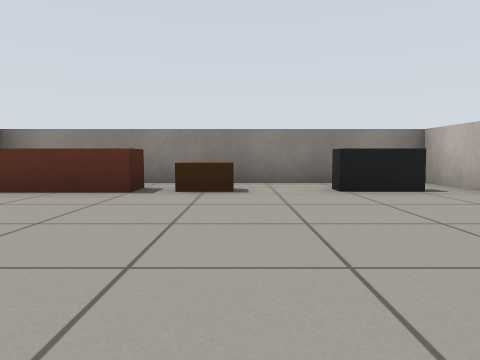
view 1 (above)

24 first-person views from a walk through a world built for the Gazebo simulator. The camera is 0.5 m above the floor, tilts 4° down and sees 70° across. The floor is counted in squares, 1 m on a side. Each view is taken from the middle of a square. On the plan, view 1 faces up. The plan holds only what a view shows up to about 9 squares ahead; the rest is blank. The place goes on beyond the plan.

view 2
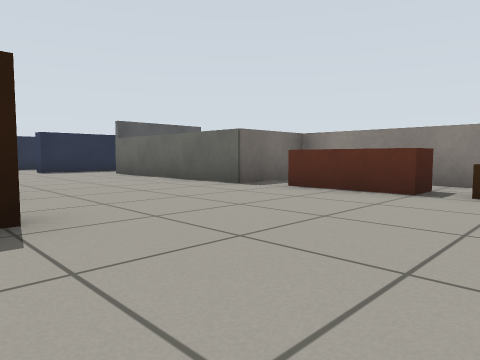

view 3
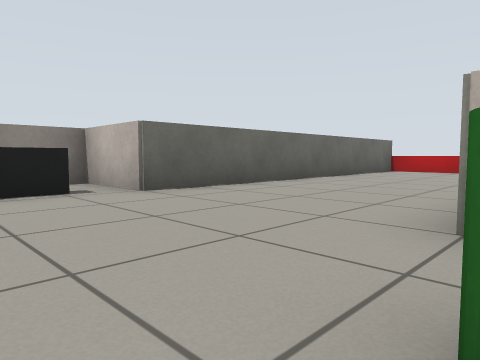

view 4
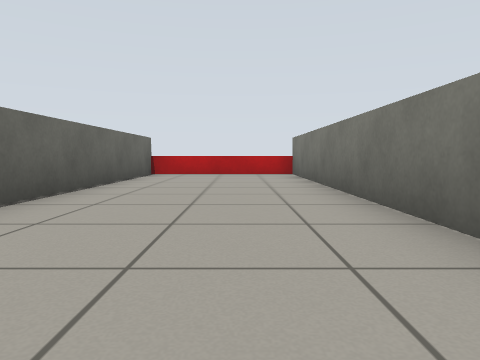

view 5
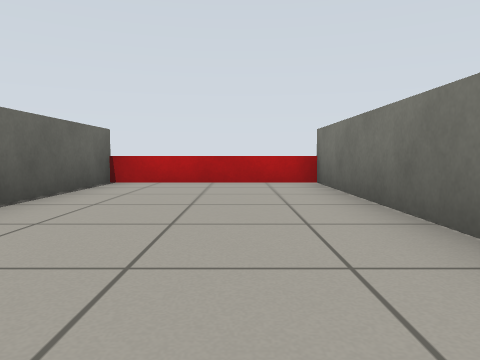

view 6
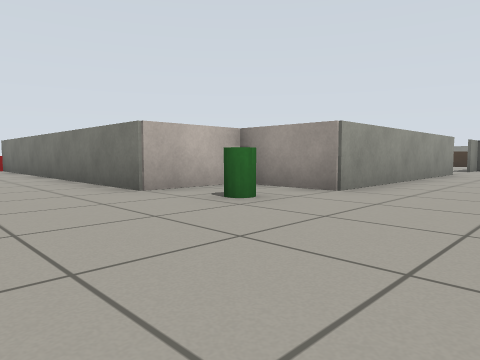

view 7
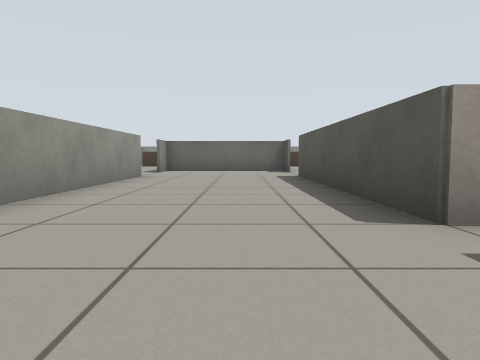

view 8
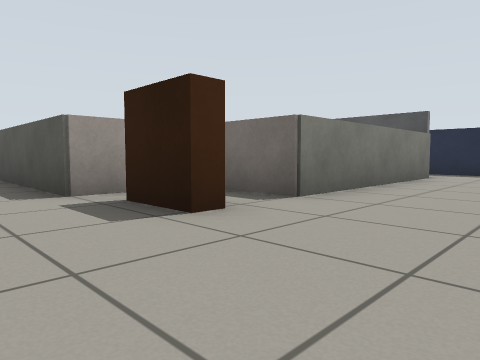

view 9
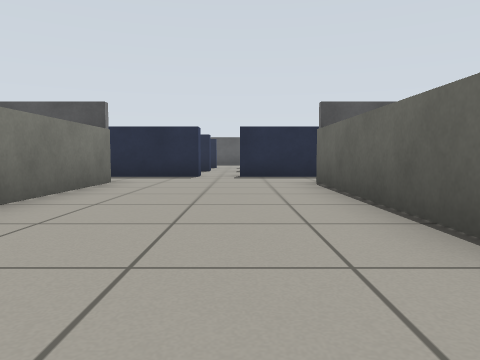

view 10
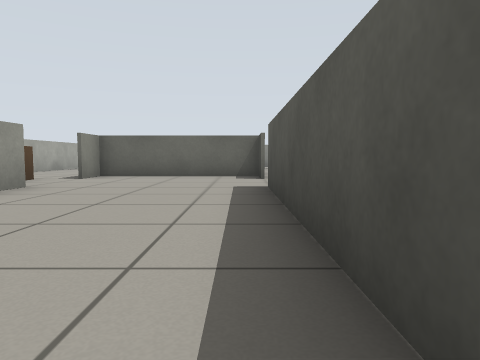

view 11
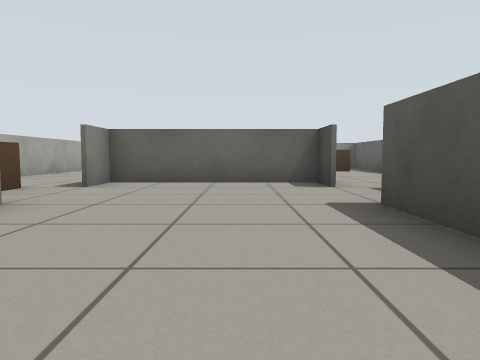

view 12
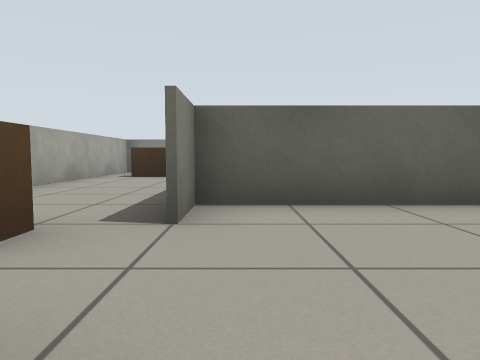

view 13
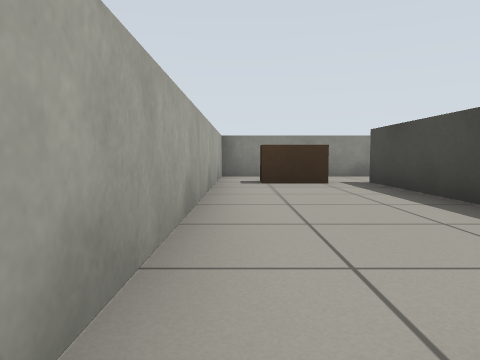

view 14
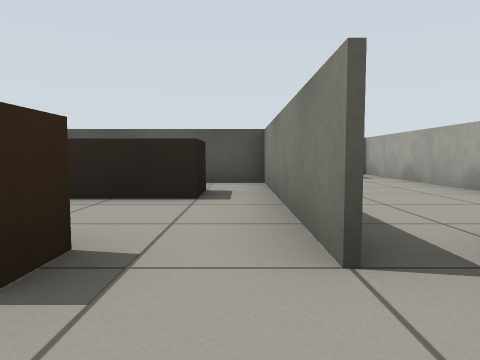

view 15
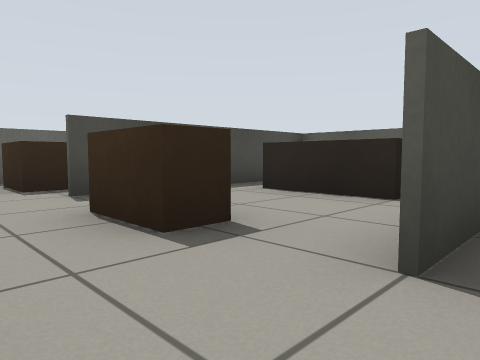

view 16
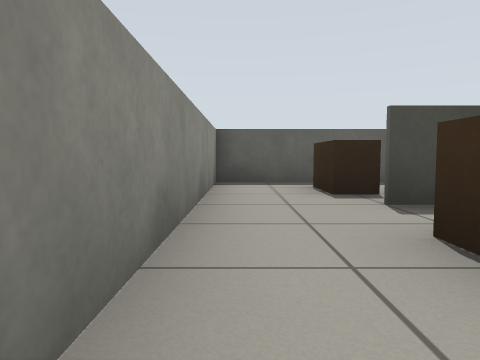

view 17
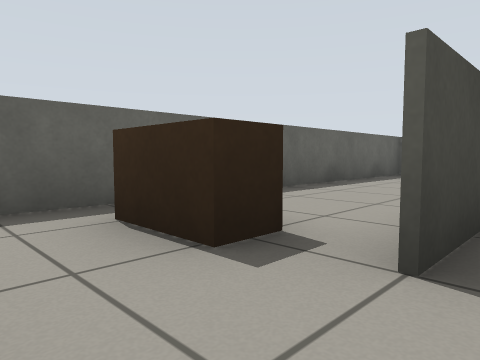

view 18
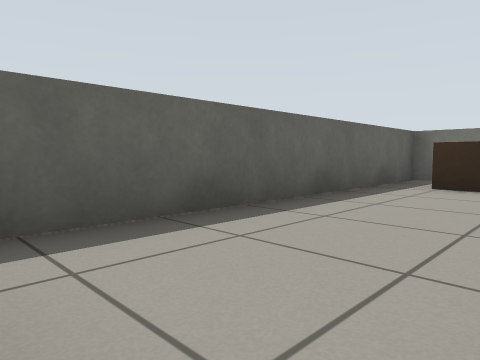

view 19
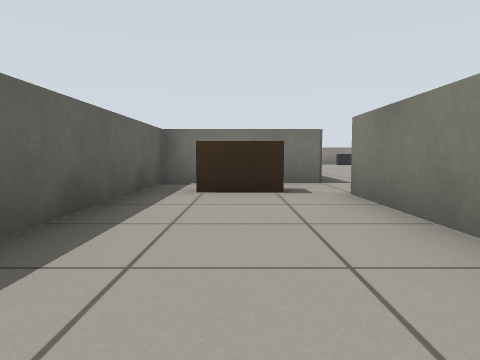

view 20
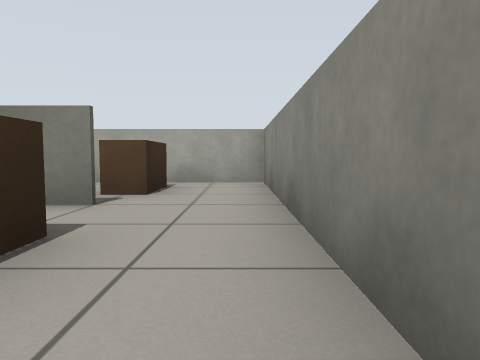

view 21
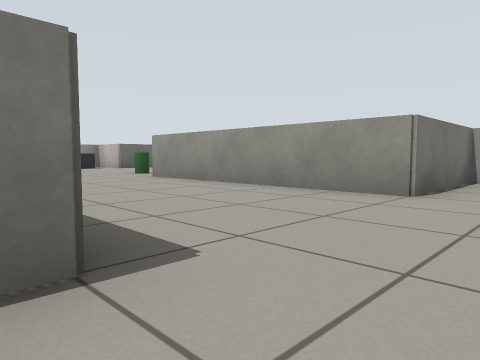

view 22
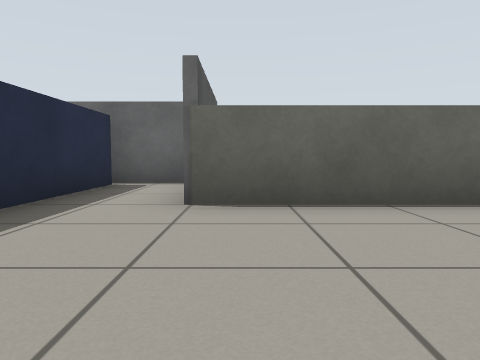

view 23
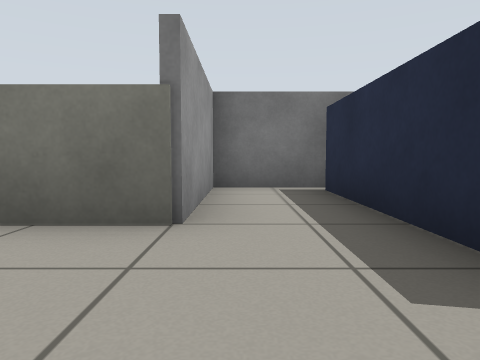

view 24
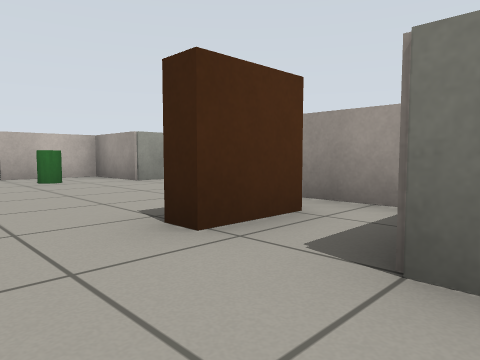

### Floor plan
Key: @ floor where view 1 was taken; # wall or solid block; . floor; = window, fence, low wall or low ledge; B brown box; C TV cabinet; G green cylinder.
Columns run from 12 left of view 1 to 15 right of it. Each row starts with its distance up from view 1.
  8 ###
  7  #.#    ========
  6  #.#   =  ......=
  5  #.#====.BBBB.C.=========  =
  4  #.......................= =
  3  #.......................= =
  2  #.......................= =
  1  #.......................= =
  0  #.#====.B..@.G.=========  =
 -1  #.#   =........=
 -2  #.#    ==....==
 -3 ###      =....=
 -4          =....=
 -5          =....=
 -6          =....=
 -7        ===....===
 -8       =..........=
 -9       =.B......B.=
-10       =...=...=..=
-11       =...=====..=
-12       =...=BB.=..=
-13       =...=BB.=..=
-14       =...=...=..=
-15       =.B.=BB.BB.=
-16       =.B..BB..B.=
-17       =..........=
-18        ==========

Where each view was taken, in squares from view 1:
view 1: 0 up, 0 right, facing up
view 2: 0 up, 0 right, facing up-left
view 3: 0 up, 1 right, facing up-right
view 4: 2 up, 3 right, facing right
view 5: 2 up, 6 right, facing right
view 6: 3 up, 1 left, facing down-right
view 7: 1 up, 1 left, facing down
view 8: 3 up, 1 left, facing down-left
view 9: 3 up, 3 left, facing left
view 10: 2 down, 2 left, facing down
view 11: 4 down, 1 left, facing down
view 12: 7 down, 1 right, facing down
view 13: 9 down, 4 right, facing down
view 14: 17 down, 1 right, facing up
view 15: 17 down, 2 right, facing up-left
view 16: 17 down, 1 right, facing left
view 17: 17 down, 2 left, facing up-left
view 18: 15 down, 3 left, facing up-left
view 19: 14 down, 4 left, facing up
view 20: 17 down, 2 left, facing right
view 21: 9 down, 3 left, facing up-right
view 22: 1 up, 9 left, facing up
view 23: 3 up, 10 left, facing down
view 24: 2 up, 5 left, facing down-right
